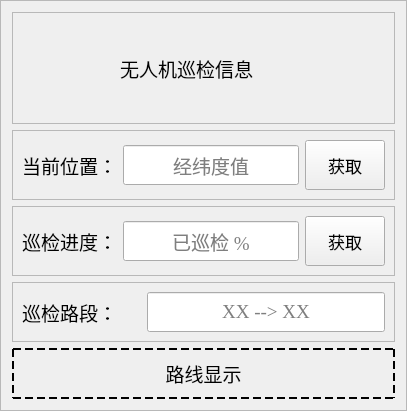
                     <widget class="QFrame" name="frame_12">
                      <property name="sizePolicy">
                       <sizepolicy hsizetype="Expanding" vsizetype="Expanding">
                        <horstretch>1</horstretch>
                        <verstretch>0</verstretch>
                       </sizepolicy>
                      </property>
                      <property name="styleSheet">
                       <string notr="true">#frame_12{
	border:1px solid rgb(0,0,0);
}</string>
                      </property>
                      <property name="frameShape">
                       <enum>QFrame::StyledPanel</enum>
                      </property>
                      <property name="frameShadow">
                       <enum>QFrame::Raised</enum>
                      </property>
                      <layout class="QVBoxLayout" name="verticalLayout_7">
                       <item>
                        <widget class="QFrame" name="frame_17">
                         <property name="sizePolicy">
                          <sizepolicy hsizetype="Preferred" vsizetype="Expanding">
                           <horstretch>0</horstretch>
                           <verstretch>1</verstretch>
                          </sizepolicy>
                         </property>
                         <property name="frameShape">
                          <enum>QFrame::StyledPanel</enum>
                         </property>
                         <property name="frameShadow">
                          <enum>QFrame::Raised</enum>
                         </property>
                         <layout class="QHBoxLayout" name="horizontalLayout_12">
                          <item>
                           <widget class="QLabel" name="label_7">
                            <property name="sizePolicy">
                             <sizepolicy hsizetype="Expanding" vsizetype="Expanding">
                              <horstretch>1</horstretch>
                              <verstretch>0</verstretch>
                             </sizepolicy>
                            </property>
                            <property name="minimumSize">
                             <size>
                              <width>92</width>
                              <height>92</height>
                             </size>
                            </property>
                            <property name="maximumSize">
                             <size>
                              <width>92</width>
                              <height>92</height>
                             </size>
                            </property>
                            <property name="styleSheet">
                             <string notr="true">border-image: url(:/image/ui_image/无人机巡检信息.png);</string>
                            </property>
                            <property name="text">
                             <string/>
                            </property>
                           </widget>
                          </item>
                          <item>
                           <widget class="QLabel" name="label_8">
                            <property name="sizePolicy">
                             <sizepolicy hsizetype="Expanding" vsizetype="Expanding">
                              <horstretch>4</horstretch>
                              <verstretch>0</verstretch>
                             </sizepolicy>
                            </property>
                            <property name="font">
                             <font>
                              <family>方正粗黑宋简体</family>
                              <pointsize>14</pointsize>
                             </font>
                            </property>
                            <property name="text">
                             <string>无人机巡检信息</string>
                            </property>
                           </widget>
                          </item>
                         </layout>
                        </widget>
                       </item>
                       <item>
                        <widget class="QFrame" name="frame_18">
                         <property name="sizePolicy">
                          <sizepolicy hsizetype="Preferred" vsizetype="Expanding">
                           <horstretch>0</horstretch>
                           <verstretch>2</verstretch>
                          </sizepolicy>
                         </property>
                         <property name="frameShape">
                          <enum>QFrame::StyledPanel</enum>
                         </property>
                         <property name="frameShadow">
                          <enum>QFrame::Raised</enum>
                         </property>
                         <layout class="QHBoxLayout" name="horizontalLayout_13">
                          <item>
                           <widget class="QLabel" name="label_9">
                            <property name="sizePolicy">
                             <sizepolicy hsizetype="Expanding" vsizetype="Expanding">
                              <horstretch>1</horstretch>
                              <verstretch>0</verstretch>
                             </sizepolicy>
                            </property>
                            <property name="font">
                             <font>
                              <family>方正粗黑宋简体</family>
                              <pointsize>14</pointsize>
                             </font>
                            </property>
                            <property name="text">
                             <string>当前位置：</string>
                            </property>
                           </widget>
                          </item>
                          <item>
                           <widget class="QLineEdit" name="lineEdit_CurrentLocation">
                            <property name="sizePolicy">
                             <sizepolicy hsizetype="Expanding" vsizetype="Fixed">
                              <horstretch>2</horstretch>
                              <verstretch>0</verstretch>
                             </sizepolicy>
                            </property>
                            <property name="minimumSize">
                             <size>
                              <width>0</width>
                              <height>40</height>
                             </size>
                            </property>
                            <property name="font">
                             <font>
                              <family>Times New Roman</family>
                              <pointsize>14</pointsize>
                             </font>
                            </property>
                            <property name="alignment">
                             <set>Qt::AlignCenter</set>
                            </property>
                            <property name="placeholderText">
                             <string>经纬度值</string>
                            </property>
                           </widget>
                          </item>
                          <item>
                           <widget class="QPushButton" name="button_CurrentLocationAcquire">
                            <property name="sizePolicy">
                             <sizepolicy hsizetype="Fixed" vsizetype="Fixed">
                              <horstretch>0</horstretch>
                              <verstretch>0</verstretch>
                             </sizepolicy>
                            </property>
                            <property name="minimumSize">
                             <size>
                              <width>60</width>
                              <height>50</height>
                             </size>
                            </property>
                            <property name="font">
                             <font>
                              <pointsize>13</pointsize>
                             </font>
                            </property>
                            <property name="text">
                             <string>获取</string>
                            </property>
                           </widget>
                          </item>
                         </layout>
                        </widget>
                       </item>
                       <item>
                        <widget class="QFrame" name="frame_19">
                         <property name="sizePolicy">
                          <sizepolicy hsizetype="Preferred" vsizetype="Expanding">
                           <horstretch>0</horstretch>
                           <verstretch>2</verstretch>
                          </sizepolicy>
                         </property>
                         <property name="frameShape">
                          <enum>QFrame::StyledPanel</enum>
                         </property>
                         <property name="frameShadow">
                          <enum>QFrame::Raised</enum>
                         </property>
                         <layout class="QHBoxLayout" name="horizontalLayout_14">
                          <item>
                           <widget class="QLabel" name="label_10">
                            <property name="sizePolicy">
                             <sizepolicy hsizetype="Expanding" vsizetype="Expanding">
                              <horstretch>1</horstretch>
                              <verstretch>0</verstretch>
                             </sizepolicy>
                            </property>
                            <property name="font">
                             <font>
                              <family>方正粗黑宋简体</family>
                              <pointsize>14</pointsize>
                             </font>
                            </property>
                            <property name="text">
                             <string>巡检进度：</string>
                            </property>
                           </widget>
                          </item>
                          <item>
                           <widget class="QLineEdit" name="lineEdit_PatrolProgress">
                            <property name="sizePolicy">
                             <sizepolicy hsizetype="Expanding" vsizetype="Fixed">
                              <horstretch>2</horstretch>
                              <verstretch>0</verstretch>
                             </sizepolicy>
                            </property>
                            <property name="minimumSize">
                             <size>
                              <width>0</width>
                              <height>40</height>
                             </size>
                            </property>
                            <property name="font">
                             <font>
                              <family>Times New Roman</family>
                              <pointsize>14</pointsize>
                             </font>
                            </property>
                            <property name="alignment">
                             <set>Qt::AlignCenter</set>
                            </property>
                            <property name="placeholderText">
                             <string>已巡检 %</string>
                            </property>
                           </widget>
                          </item>
                          <item>
                           <widget class="QPushButton" name="button_PatrolProgressAcquire">
                            <property name="sizePolicy">
                             <sizepolicy hsizetype="Fixed" vsizetype="Fixed">
                              <horstretch>0</horstretch>
                              <verstretch>0</verstretch>
                             </sizepolicy>
                            </property>
                            <property name="minimumSize">
                             <size>
                              <width>60</width>
                              <height>50</height>
                             </size>
                            </property>
                            <property name="font">
                             <font>
                              <pointsize>13</pointsize>
                             </font>
                            </property>
                            <property name="text">
                             <string>获取</string>
                            </property>
                           </widget>
                          </item>
                         </layout>
                        </widget>
                       </item>
                       <item>
                        <widget class="QFrame" name="frame_21">
                         <property name="sizePolicy">
                          <sizepolicy hsizetype="Preferred" vsizetype="Expanding">
                           <horstretch>0</horstretch>
                           <verstretch>2</verstretch>
                          </sizepolicy>
                         </property>
                         <property name="frameShape">
                          <enum>QFrame::StyledPanel</enum>
                         </property>
                         <property name="frameShadow">
                          <enum>QFrame::Raised</enum>
                         </property>
                         <layout class="QHBoxLayout" name="horizontalLayout_15">
                          <item>
                           <widget class="QLabel" name="label_11">
                            <property name="sizePolicy">
                             <sizepolicy hsizetype="Expanding" vsizetype="Expanding">
                              <horstretch>1</horstretch>
                              <verstretch>0</verstretch>
                             </sizepolicy>
                            </property>
                            <property name="font">
                             <font>
                              <family>方正粗黑宋简体</family>
                              <pointsize>14</pointsize>
                             </font>
                            </property>
                            <property name="text">
                             <string>巡检路段：</string>
                            </property>
                           </widget>
                          </item>
                          <item>
                           <widget class="QLineEdit" name="lineEdit_PatrolRoute">
                            <property name="sizePolicy">
                             <sizepolicy hsizetype="Expanding" vsizetype="Fixed">
                              <horstretch>2</horstretch>
                              <verstretch>0</verstretch>
                             </sizepolicy>
                            </property>
                            <property name="minimumSize">
                             <size>
                              <width>0</width>
                              <height>40</height>
                             </size>
                            </property>
                            <property name="font">
                             <font>
                              <family>Times New Roman</family>
                              <pointsize>14</pointsize>
                             </font>
                            </property>
                            <property name="alignment">
                             <set>Qt::AlignCenter</set>
                            </property>
                            <property name="placeholderText">
                             <string>XX --&gt; XX</string>
                            </property>
                           </widget>
                          </item>
                         </layout>
                        </widget>
                       </item>
                       <item>
                        <widget class="QFrame" name="frame_20">
                         <property name="sizePolicy">
                          <sizepolicy hsizetype="Preferred" vsizetype="Expanding">
                           <horstretch>0</horstretch>
                           <verstretch>4</verstretch>
                          </sizepolicy>
                         </property>
                         <property name="styleSheet">
                          <string notr="true">#frame_20{
	border:2px dashed rgb(0,0,0);
}</string>
                         </property>
                         <property name="frameShape">
                          <enum>QFrame::StyledPanel</enum>
                         </property>
                         <property name="frameShadow">
                          <enum>QFrame::Raised</enum>
                         </property>
                         <layout class="QHBoxLayout" name="horizontalLayout_16">
                          <item>
                           <widget class="QLabel" name="label_RouteDisplay">
                            <property name="sizePolicy">
                             <sizepolicy hsizetype="Expanding" vsizetype="Expanding">
                              <horstretch>1</horstretch>
                              <verstretch>0</verstretch>
                             </sizepolicy>
                            </property>
                            <property name="font">
                             <font>
                              <family>方正粗黑宋简体</family>
                              <pointsize>14</pointsize>
                             </font>
                            </property>
                            <property name="text">
                             <string>路线显示</string>
                            </property>
                            <property name="alignment">
                             <set>Qt::AlignCenter</set>
                            </property>
                           </widget>
                          </item>
                         </layout>
                        </widget>
                       </item>
                      </layout>
                     </widget>
